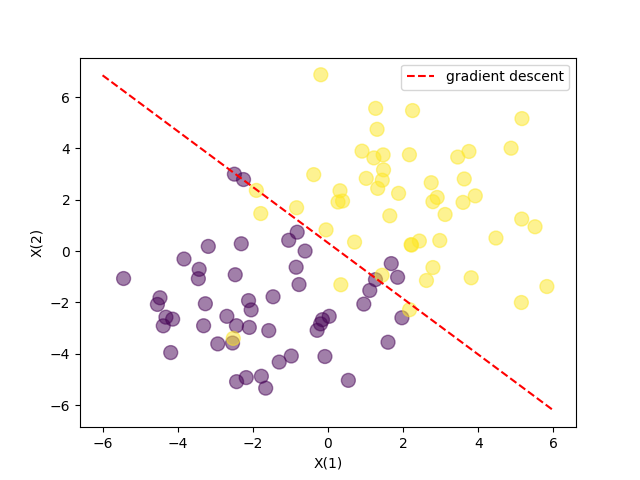

Python code for this plot:
import numpy as np
import torch
import torch.nn.functional as F
from torch.autograd import Variable

N = 100
D = 2

X = np.random.randn(N,D)*2

# center the first N/2 points at (-2,-2)
X[:int(N / 2), :] = X[:int(N / 2), :] - 2 * np.ones((int(N / 2), D))

# center the last N/2 points at (2, 2)
X[int(N / 2):, :] = X[int(N / 2):, :] + 2 * np.ones((int(N / 2), D))

# labels: first N/2 are 0, last N/2 are 1
T = np.array([0] * int(N / 2) + [1] * int(N / 2)).reshape(100, 1)

x_data = Variable(torch.Tensor(X))
y_data = Variable(torch.Tensor(T))


class Model(torch.nn.Module):
    def __init__(self):
        super(Model, self).__init__()
        self.linear = torch.nn.Linear(2, 1) # 2 in and 1 out
        
    def forward(self, x):
        y_pred = torch.sigmoid(self.linear(x))
        return y_pred
    
# Our model    
model = Model()

criterion = torch.nn.BCELoss(size_average=True)
optimizer = torch.optim.SGD(model.parameters(), lr=0.01)

# Training loop
for epoch in range(1000):
    # Forward pass: Compute predicted y by passing x to the model
    y_pred = model(x_data)
    
    # Compute and print loss
    loss = criterion(y_pred, y_data)
    print(epoch, loss.data[0])
    
    # Zero gradients, perform a backward pass, and update the weights.
    optimizer.zero_grad()
    loss.backward()
    optimizer.step()

w = np.array([])
for f in model.parameters():
    print('data is')
    print(f.data)
    print(f.grad)

w = list(model.parameters())

w0 = w[0].data.numpy()

w1 = w[1].data.numpy()

import matplotlib.pyplot as plt

print("Final gradient descend:", w)
# plot the data and separating line
plt.scatter(X[:,0], X[:,1], c=T.reshape(N), s=100, alpha=0.5)
x_axis = np.linspace(-6, 6, 100)
y_axis = -(w1[0] + x_axis*w0[0][0]) / w0[0][1]
line_up, = plt.plot(x_axis, y_axis,'r--', label='gradient descent')
plt.legend(handles=[line_up])
plt.xlabel('X(1)')
plt.ylabel('X(2)')
plt.show()
#plt.savefig('LogisticPytorch.png')

